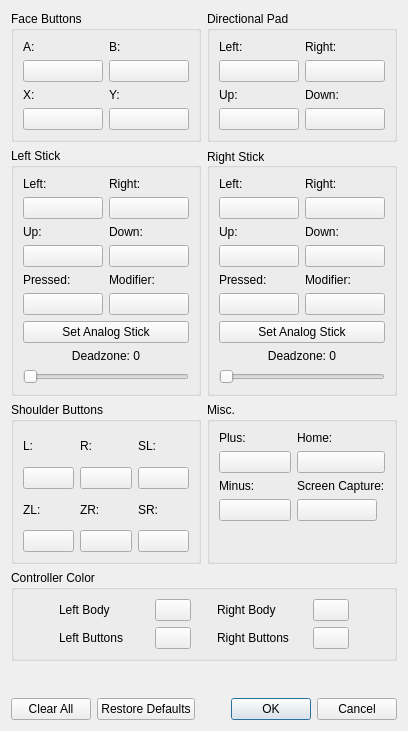
<?xml version="1.0" encoding="UTF-8"?>
<ui version="4.0">
 <class>ConfigureInputPlayer</class>
 <widget class="QDialog" name="ConfigureInputPlayer">
  <property name="geometry">
   <rect>
    <x>0</x>
    <y>0</y>
    <width>408</width>
    <height>731</height>
   </rect>
  </property>
  <property name="windowTitle">
   <string>Configure Input</string>
  </property>
  <layout class="QVBoxLayout" name="verticalLayout_5">
   <item>
    <layout class="QGridLayout" name="buttons">
     <item row="1" column="1">
      <widget class="QGroupBox" name="RStick">
       <property name="title">
        <string>Right Stick</string>
       </property>
       <property name="alignment">
        <set>Qt::AlignLeading|Qt::AlignLeft|Qt::AlignVCenter</set>
       </property>
       <property name="flat">
        <bool>false</bool>
       </property>
       <property name="checkable">
        <bool>false</bool>
       </property>
       <layout class="QGridLayout" name="gridLayout_5">
        <item row="1" column="1">
         <layout class="QVBoxLayout" name="buttonRStickDownVerticalLayout">
          <item>
           <layout class="QHBoxLayout" name="buttonRStickDownHorizontalLayout">
            <item>
             <widget class="QLabel" name="labelRStickDown">
              <property name="text">
               <string>Down:</string>
              </property>
             </widget>
            </item>
           </layout>
          </item>
          <item>
           <widget class="QPushButton" name="buttonRStickDown">
            <property name="text">
             <string/>
            </property>
           </widget>
          </item>
         </layout>
        </item>
        <item row="0" column="1">
         <layout class="QVBoxLayout" name="buttonRStickRightVerticalLayout">
          <item>
           <layout class="QHBoxLayout" name="buttonRStickRightHorizontalLayout">
            <item>
             <widget class="QLabel" name="labelRStickRight">
              <property name="text">
               <string>Right:</string>
              </property>
             </widget>
            </item>
           </layout>
          </item>
          <item>
           <widget class="QPushButton" name="buttonRStickRight">
            <property name="text">
             <string/>
            </property>
           </widget>
          </item>
         </layout>
        </item>
        <item row="3" column="0" colspan="2">
         <widget class="QPushButton" name="buttonRStickAnalog">
          <property name="text">
           <string>Set Analog Stick</string>
          </property>
         </widget>
        </item>
        <item row="0" column="0">
         <layout class="QVBoxLayout" name="buttonRStickLeftVerticalLayout">
          <item>
           <layout class="QHBoxLayout" name="buttonRStickLeftHorizontalLayout">
            <item>
             <widget class="QLabel" name="labelRStickLeft">
              <property name="text">
               <string>Left:</string>
              </property>
             </widget>
            </item>
           </layout>
          </item>
          <item>
           <widget class="QPushButton" name="buttonRStickLeft">
            <property name="text">
             <string/>
            </property>
           </widget>
          </item>
         </layout>
        </item>
        <item row="1" column="0">
         <layout class="QVBoxLayout" name="buttonRStickUpVerticalLayout">
          <item>
           <layout class="QHBoxLayout" name="buttonRStickUpHorizontalLayout">
            <item>
             <widget class="QLabel" name="labelRStickUp">
              <property name="text">
               <string>Up:</string>
              </property>
             </widget>
            </item>
           </layout>
          </item>
          <item>
           <widget class="QPushButton" name="buttonRStickUp">
            <property name="text">
             <string/>
            </property>
           </widget>
          </item>
         </layout>
        </item>
        <item row="2" column="0">
         <layout class="QVBoxLayout" name="buttonRStickPressedVerticalLayout">
          <item>
           <layout class="QHBoxLayout" name="buttonRStickPressedHorizontalLayout">
            <item>
             <widget class="QLabel" name="labelRStickPressed">
              <property name="text">
               <string>Pressed:</string>
              </property>
             </widget>
            </item>
           </layout>
          </item>
          <item>
           <widget class="QPushButton" name="buttonRStick">
            <property name="text">
             <string/>
            </property>
           </widget>
          </item>
         </layout>
        </item>
        <item row="2" column="1">
         <layout class="QVBoxLayout" name="buttonRStickModVerticalLayout">
          <item>
           <layout class="QHBoxLayout" name="buttonRStickModHorizontalLayout">
            <item>
             <widget class="QLabel" name="labelRStickMod">
              <property name="text">
               <string>Modifier:</string>
              </property>
             </widget>
            </item>
           </layout>
          </item>
          <item>
           <widget class="QPushButton" name="buttonRStickMod">
            <property name="text">
             <string/>
            </property>
           </widget>
          </item>
         </layout>
        </item>
        <item row="4" column="0" colspan="2">
         <layout class="QVBoxLayout" name="sliderRStickDeadzoneAndModifierVerticalLayout">
          <item>
           <layout class="QHBoxLayout" name="sliderRStickDeadzoneAndModifierHorizontalLayout">
            <item>
             <widget class="QLabel" name="labelRStickDeadzoneAndModifier">
              <property name="text">
               <string>Deadzone: 0</string>
              </property>
              <property name="alignment">
               <enum>Qt::AlignHCenter</enum>
              </property>
             </widget>
            </item>
           </layout>
          </item>
          <item>
           <widget class="QSlider" name="sliderRStickDeadzoneAndModifier">
            <property name="orientation">
             <enum>Qt::Horizontal</enum>
            </property>
           </widget>
          </item>
         </layout>
        </item>
        <item row="5" column="0">
         <spacer name="RStick_verticalSpacer">
          <property name="orientation">
           <enum>Qt::Vertical</enum>
          </property>
          <property name="sizeHint" stdset="0">
           <size>
            <width>0</width>
            <height>0</height>
           </size>
          </property>
         </spacer>
        </item>
       </layout>
      </widget>
     </item>
     <item row="0" column="1">
      <widget class="QGroupBox" name="Dpad">
       <property name="title">
        <string>Directional Pad</string>
       </property>
       <property name="flat">
        <bool>false</bool>
       </property>
       <property name="checkable">
        <bool>false</bool>
       </property>
       <layout class="QGridLayout" name="gridLayout_2">
        <item row="1" column="0">
         <layout class="QVBoxLayout" name="buttonDpadUpVerticalLayout">
          <item>
           <layout class="QHBoxLayout" name="buttonDpadUpHorizontalLayout">
            <item>
             <widget class="QLabel" name="labelDpadUp">
              <property name="text">
               <string>Up:</string>
              </property>
             </widget>
            </item>
           </layout>
          </item>
          <item>
           <widget class="QPushButton" name="buttonDpadUp">
            <property name="text">
             <string/>
            </property>
           </widget>
          </item>
         </layout>
        </item>
        <item row="1" column="1">
         <layout class="QVBoxLayout" name="buttonDpadDownVerticalLayout">
          <item>
           <layout class="QHBoxLayout" name="buttonDpadDownHorizontalLayout">
            <item>
             <widget class="QLabel" name="labelDpadDown">
              <property name="text">
               <string>Down:</string>
              </property>
             </widget>
            </item>
           </layout>
          </item>
          <item>
           <widget class="QPushButton" name="buttonDpadDown">
            <property name="text">
             <string/>
            </property>
           </widget>
          </item>
         </layout>
        </item>
        <item row="0" column="0">
         <layout class="QVBoxLayout" name="buttonDpadLeftVerticalLayout">
          <item>
           <layout class="QHBoxLayout" name="buttonDpadLeftHorizontalLayout">
            <item>
             <widget class="QLabel" name="labelDpadLeft">
              <property name="minimumSize">
               <size>
                <width>80</width>
                <height>0</height>
               </size>
              </property>
              <property name="text">
               <string>Left:</string>
              </property>
             </widget>
            </item>
           </layout>
          </item>
          <item>
           <widget class="QPushButton" name="buttonDpadLeft">
            <property name="text">
             <string/>
            </property>
           </widget>
          </item>
         </layout>
        </item>
        <item row="0" column="1">
         <layout class="QVBoxLayout" name="buttonDpadRightVerticalLayout">
          <item>
           <layout class="QHBoxLayout" name="buttonDpadRightHorizontalLayout">
            <item>
             <widget class="QLabel" name="labelDpadRight">
              <property name="minimumSize">
               <size>
                <width>80</width>
                <height>0</height>
               </size>
              </property>
              <property name="text">
               <string>Right:</string>
              </property>
             </widget>
            </item>
           </layout>
          </item>
          <item>
           <widget class="QPushButton" name="buttonDpadRight">
            <property name="text">
             <string/>
            </property>
           </widget>
          </item>
         </layout>
        </item>
       </layout>
      </widget>
     </item>
     <item row="0" column="0">
      <widget class="QGroupBox" name="faceButtons">
       <property name="title">
        <string>Face Buttons</string>
       </property>
       <property name="flat">
        <bool>false</bool>
       </property>
       <property name="checkable">
        <bool>false</bool>
       </property>
       <layout class="QGridLayout" name="gridLayout">
        <item row="0" column="0">
         <layout class="QVBoxLayout" name="buttonFaceButtonsAVerticalLayout">
          <item>
           <layout class="QHBoxLayout" name="buttonFaceButtonsAHorizontalLayout">
            <item>
             <widget class="QLabel" name="labelA">
              <property name="minimumSize">
               <size>
                <width>80</width>
                <height>0</height>
               </size>
              </property>
              <property name="text">
               <string>A:</string>
              </property>
             </widget>
            </item>
           </layout>
          </item>
          <item>
           <widget class="QPushButton" name="buttonA">
            <property name="text">
             <string/>
            </property>
           </widget>
          </item>
         </layout>
        </item>
        <item row="0" column="1">
         <layout class="QVBoxLayout" name="buttonFaceButtonsBVerticalLayout">
          <item>
           <layout class="QHBoxLayout" name="buttonFaceButtonsBHorizontalLayout">
            <item>
             <widget class="QLabel" name="labelB">
              <property name="minimumSize">
               <size>
                <width>80</width>
                <height>0</height>
               </size>
              </property>
              <property name="text">
               <string>B:</string>
              </property>
             </widget>
            </item>
           </layout>
          </item>
          <item>
           <widget class="QPushButton" name="buttonB">
            <property name="text">
             <string/>
            </property>
           </widget>
          </item>
         </layout>
        </item>
        <item row="1" column="0">
         <layout class="QVBoxLayout" name="buttonFaceButtonsXVerticalLayout">
          <item>
           <layout class="QHBoxLayout" name="buttonFaceButtonsXHorizontalLayout">
            <item>
             <widget class="QLabel" name="labelX">
              <property name="text">
               <string>X:</string>
              </property>
             </widget>
            </item>
           </layout>
          </item>
          <item>
           <widget class="QPushButton" name="buttonX">
            <property name="text">
             <string/>
            </property>
           </widget>
          </item>
         </layout>
        </item>
        <item row="1" column="1">
         <layout class="QVBoxLayout" name="buttonFaceButtonsYVerticalLayout">
          <item>
           <layout class="QHBoxLayout" name="buttonFaceButtonsYHorizontalLayout">
            <item>
             <widget class="QLabel" name="labelY">
              <property name="text">
               <string>Y:</string>
              </property>
             </widget>
            </item>
           </layout>
          </item>
          <item>
           <widget class="QPushButton" name="buttonY">
            <property name="text">
             <string/>
            </property>
           </widget>
          </item>
         </layout>
        </item>
       </layout>
      </widget>
     </item>
     <item row="5" column="0" colspan="2">
      <widget class="QGroupBox" name="controller_color">
       <property name="title">
        <string>Controller Color</string>
       </property>
       <layout class="QGridLayout" name="gridLayout_10" columnstretch="0,0,0,0,0,0,0">
        <item row="0" column="0">
         <spacer name="horizontalSpacer_2">
          <property name="orientation">
           <enum>Qt::Horizontal</enum>
          </property>
          <property name="sizeHint" stdset="0">
           <size>
            <width>40</width>
            <height>20</height>
           </size>
          </property>
         </spacer>
        </item>
        <item row="0" column="1">
         <widget class="QLabel" name="left_body_label">
          <property name="text">
           <string>Left Body</string>
          </property>
         </widget>
        </item>
        <item row="0" column="6">
         <spacer name="horizontalSpacer_3">
          <property name="orientation">
           <enum>Qt::Horizontal</enum>
          </property>
          <property name="sizeHint" stdset="0">
           <size>
            <width>40</width>
            <height>20</height>
           </size>
          </property>
         </spacer>
        </item>
        <item row="1" column="1">
         <widget class="QLabel" name="left_buttons_label">
          <property name="minimumSize">
           <size>
            <width>90</width>
            <height>0</height>
           </size>
          </property>
          <property name="text">
           <string>Left Buttons</string>
          </property>
         </widget>
        </item>
        <item row="1" column="5">
         <widget class="QPushButton" name="right_buttons_button">
          <property name="sizePolicy">
           <sizepolicy hsizetype="Fixed" vsizetype="Fixed">
            <horstretch>0</horstretch>
            <verstretch>0</verstretch>
           </sizepolicy>
          </property>
          <property name="minimumSize">
           <size>
            <width>32</width>
            <height>0</height>
           </size>
          </property>
          <property name="maximumSize">
           <size>
            <width>40</width>
            <height>16777215</height>
           </size>
          </property>
          <property name="text">
           <string/>
          </property>
         </widget>
        </item>
        <item row="0" column="4">
         <widget class="QLabel" name="right_body_label">
          <property name="text">
           <string>Right Body</string>
          </property>
         </widget>
        </item>
        <item row="1" column="4">
         <widget class="QLabel" name="right_buttons_label">
          <property name="minimumSize">
           <size>
            <width>90</width>
            <height>0</height>
           </size>
          </property>
          <property name="text">
           <string>Right Buttons</string>
          </property>
         </widget>
        </item>
        <item row="1" column="2">
         <widget class="QPushButton" name="left_buttons_button">
          <property name="sizePolicy">
           <sizepolicy hsizetype="Fixed" vsizetype="Fixed">
            <horstretch>0</horstretch>
            <verstretch>0</verstretch>
           </sizepolicy>
          </property>
          <property name="minimumSize">
           <size>
            <width>32</width>
            <height>0</height>
           </size>
          </property>
          <property name="maximumSize">
           <size>
            <width>40</width>
            <height>16777215</height>
           </size>
          </property>
          <property name="text">
           <string/>
          </property>
         </widget>
        </item>
        <item row="0" column="2">
         <widget class="QPushButton" name="left_body_button">
          <property name="sizePolicy">
           <sizepolicy hsizetype="Fixed" vsizetype="Fixed">
            <horstretch>0</horstretch>
            <verstretch>0</verstretch>
           </sizepolicy>
          </property>
          <property name="minimumSize">
           <size>
            <width>32</width>
            <height>0</height>
           </size>
          </property>
          <property name="maximumSize">
           <size>
            <width>40</width>
            <height>16777215</height>
           </size>
          </property>
          <property name="text">
           <string/>
          </property>
         </widget>
        </item>
        <item row="0" column="5">
         <widget class="QPushButton" name="right_body_button">
          <property name="sizePolicy">
           <sizepolicy hsizetype="Fixed" vsizetype="Fixed">
            <horstretch>0</horstretch>
            <verstretch>0</verstretch>
           </sizepolicy>
          </property>
          <property name="minimumSize">
           <size>
            <width>32</width>
            <height>0</height>
           </size>
          </property>
          <property name="maximumSize">
           <size>
            <width>40</width>
            <height>16777215</height>
           </size>
          </property>
          <property name="text">
           <string/>
          </property>
         </widget>
        </item>
        <item row="0" column="3">
         <spacer name="horizontalSpacer_4">
          <property name="orientation">
           <enum>Qt::Horizontal</enum>
          </property>
          <property name="sizeType">
           <enum>QSizePolicy::Fixed</enum>
          </property>
          <property name="sizeHint" stdset="0">
           <size>
            <width>20</width>
            <height>20</height>
           </size>
          </property>
         </spacer>
        </item>
       </layout>
      </widget>
     </item>
     <item row="1" column="0">
      <widget class="QGroupBox" name="LStick">
       <property name="title">
        <string>Left Stick</string>
       </property>
       <property name="flat">
        <bool>false</bool>
       </property>
       <property name="checkable">
        <bool>false</bool>
       </property>
       <layout class="QGridLayout" name="gridLayout_4">
        <item row="1" column="1">
         <layout class="QVBoxLayout" name="buttonLStickUpVerticalLayout">
          <item>
           <layout class="QHBoxLayout" name="buttonLStickUpHorizontalLayout">
            <item>
             <widget class="QLabel" name="labelLStickUp">
              <property name="text">
               <string>Up:</string>
              </property>
             </widget>
            </item>
           </layout>
          </item>
          <item>
           <widget class="QPushButton" name="buttonLStickUp">
            <property name="text">
             <string/>
            </property>
           </widget>
          </item>
         </layout>
        </item>
        <item row="0" column="2">
         <layout class="QVBoxLayout" name="buttonLStickRightVerticalLayout">
          <item>
           <layout class="QHBoxLayout" name="buttonLStickRightHorizontalLayout">
            <item>
             <widget class="QLabel" name="labelLStickRight">
              <property name="text">
               <string>Right:</string>
              </property>
             </widget>
            </item>
           </layout>
          </item>
          <item>
           <widget class="QPushButton" name="buttonLStickRight">
            <property name="text">
             <string/>
            </property>
           </widget>
          </item>
         </layout>
        </item>
        <item row="4" column="1" colspan="2">
         <widget class="QPushButton" name="buttonLStickAnalog">
          <property name="text">
           <string>Set Analog Stick</string>
          </property>
         </widget>
        </item>
        <item row="0" column="1">
         <layout class="QVBoxLayout" name="buttonLStickLeftVerticalLayout">
          <item>
           <layout class="QHBoxLayout" name="buttonLStickLeftHorizontalLayout_2">
            <item>
             <widget class="QLabel" name="labelLStickLeft">
              <property name="text">
               <string>Left:</string>
              </property>
             </widget>
            </item>
           </layout>
          </item>
          <item>
           <widget class="QPushButton" name="buttonLStickLeft">
            <property name="text">
             <string/>
            </property>
           </widget>
          </item>
         </layout>
        </item>
        <item row="1" column="2">
         <layout class="QVBoxLayout" name="buttonLStickDownVerticalLayout">
          <item>
           <layout class="QHBoxLayout" name="buttonLStickDownHorizontalLayout">
            <item>
             <widget class="QLabel" name="labelLStickDown">
              <property name="text">
               <string>Down:</string>
              </property>
             </widget>
            </item>
           </layout>
          </item>
          <item>
           <widget class="QPushButton" name="buttonLStickDown">
            <property name="text">
             <string/>
            </property>
           </widget>
          </item>
         </layout>
        </item>
        <item row="3" column="2">
         <layout class="QVBoxLayout" name="buttonLStickModVerticalLayout">
          <item>
           <layout class="QHBoxLayout" name="buttonLStickModHorizontalLayout">
            <item>
             <widget class="QLabel" name="labelLStickMod">
              <property name="text">
               <string>Modifier:</string>
              </property>
             </widget>
            </item>
           </layout>
          </item>
          <item>
           <widget class="QPushButton" name="buttonLStickMod">
            <property name="text">
             <string/>
            </property>
           </widget>
          </item>
         </layout>
        </item>
        <item row="3" column="1">
         <layout class="QVBoxLayout" name="buttonLStickPressedVerticalLayout" stretch="0,0">
          <item>
           <layout class="QHBoxLayout" name="buttonLStickPressedHorizontalLayout">
            <item>
             <widget class="QLabel" name="labelLStickPressed">
              <property name="text">
               <string>Pressed:</string>
              </property>
             </widget>
            </item>
           </layout>
          </item>
          <item>
           <widget class="QPushButton" name="buttonLStick">
            <property name="text">
             <string/>
            </property>
           </widget>
          </item>
         </layout>
        </item>
        <item row="5" column="1" colspan="2">
         <layout class="QVBoxLayout" name="sliderLStickDeadzoneAndModifierVerticalLayout">
          <property name="sizeConstraint">
           <enum>QLayout::SetDefaultConstraint</enum>
          </property>
          <item>
           <layout class="QHBoxLayout" name="sliderLStickDeadzoneAndModifierHorizontalLayout">
            <item>
             <widget class="QLabel" name="labelLStickDeadzoneAndModifier">
              <property name="text">
               <string>Deadzone: 0</string>
              </property>
              <property name="alignment">
               <enum>Qt::AlignHCenter</enum>
              </property>
             </widget>
            </item>
           </layout>
          </item>
          <item>
           <widget class="QSlider" name="sliderLStickDeadzoneAndModifier">
            <property name="orientation">
             <enum>Qt::Horizontal</enum>
            </property>
           </widget>
          </item>
         </layout>
        </item>
        <item row="6" column="1">
         <spacer name="LStick_verticalSpacer">
          <property name="orientation">
           <enum>Qt::Vertical</enum>
          </property>
          <property name="sizeHint" stdset="0">
           <size>
            <width>0</width>
            <height>0</height>
           </size>
          </property>
         </spacer>
        </item>
       </layout>
      </widget>
     </item>
     <item row="3" column="0">
      <widget class="QGroupBox" name="shoulderButtons">
       <property name="title">
        <string>Shoulder Buttons</string>
       </property>
       <property name="flat">
        <bool>false</bool>
       </property>
       <property name="checkable">
        <bool>false</bool>
       </property>
       <layout class="QGridLayout" name="gridLayout_3">
        <item row="0" column="0">
         <layout class="QVBoxLayout" name="buttonShoulderButtonsLVerticalLayout">
          <item>
           <layout class="QHBoxLayout" name="buttonShoulderButtonsLHorizontalLayout">
            <item>
             <widget class="QLabel" name="labelL">
              <property name="text">
               <string>L:</string>
              </property>
             </widget>
            </item>
           </layout>
          </item>
          <item>
           <widget class="QPushButton" name="buttonL">
            <property name="text">
             <string/>
            </property>
           </widget>
          </item>
         </layout>
        </item>
        <item row="0" column="1">
         <layout class="QVBoxLayout" name="buttonShoulderButtonsRVerticalLayout">
          <item>
           <layout class="QHBoxLayout" name="buttonShoulderButtonsRHorizontalLayout">
            <item>
             <widget class="QLabel" name="labelR">
              <property name="text">
               <string>R:</string>
              </property>
             </widget>
            </item>
           </layout>
          </item>
          <item>
           <widget class="QPushButton" name="buttonR">
            <property name="text">
             <string/>
            </property>
           </widget>
          </item>
         </layout>
        </item>
        <item row="1" column="0">
         <layout class="QVBoxLayout" name="buttonShoulderButtonsZLVerticalLayout">
          <item>
           <layout class="QHBoxLayout" name="buttonShoulderButtonsZLHorizontalLayout">
            <item>
             <widget class="QLabel" name="labelZL">
              <property name="text">
               <string>ZL:</string>
              </property>
             </widget>
            </item>
           </layout>
          </item>
          <item>
           <widget class="QPushButton" name="buttonZL">
            <property name="text">
             <string/>
            </property>
           </widget>
          </item>
         </layout>
        </item>
        <item row="1" column="1">
         <layout class="QVBoxLayout" name="buttonShoulderButtonsZRVerticalLayout">
          <item>
           <layout class="QHBoxLayout" name="buttonShoulderButtonsZRHorizontalLayout">
            <item>
             <widget class="QLabel" name="labelZR">
              <property name="text">
               <string>ZR:</string>
              </property>
             </widget>
            </item>
           </layout>
          </item>
          <item>
           <widget class="QPushButton" name="buttonZR">
            <property name="text">
             <string/>
            </property>
           </widget>
          </item>
         </layout>
        </item>
        <item row="0" column="2">
         <layout class="QVBoxLayout" name="buttonShoulderButtonsSLVerticalLayout">
          <item>
           <layout class="QHBoxLayout" name="buttonShoulderButtonsSLHorizontalLayout">
            <item>
             <widget class="QLabel" name="labelSL">
              <property name="text">
               <string>SL:</string>
              </property>
             </widget>
            </item>
           </layout>
          </item>
          <item>
           <widget class="QPushButton" name="buttonSL">
            <property name="text">
             <string/>
            </property>
           </widget>
          </item>
         </layout>
        </item>
        <item row="1" column="2">
         <layout class="QVBoxLayout" name="buttonShoulderButtonsSRVerticalLayout">
          <item>
           <layout class="QHBoxLayout" name="buttonShoulderButtonsSRHorizontalLayout">
            <item>
             <widget class="QLabel" name="labelSR">
              <property name="text">
               <string>SR:</string>
              </property>
             </widget>
            </item>
           </layout>
          </item>
          <item>
           <widget class="QPushButton" name="buttonSR">
            <property name="text">
             <string/>
            </property>
           </widget>
          </item>
         </layout>
        </item>
       </layout>
      </widget>
     </item>
     <item row="3" column="1">
      <widget class="QGroupBox" name="misc">
       <property name="title">
        <string>Misc.</string>
       </property>
       <property name="flat">
        <bool>false</bool>
       </property>
       <property name="checkable">
        <bool>false</bool>
       </property>
       <layout class="QGridLayout" name="gridLayout_6">
        <item row="1" column="0">
         <layout class="QVBoxLayout" name="buttonMiscMinusVerticalLayout">
          <item>
           <layout class="QHBoxLayout" name="buttonMiscMinusHorizontalLayout">
            <item>
             <widget class="QLabel" name="labelMinus">
              <property name="text">
               <string>Minus:</string>
              </property>
             </widget>
            </item>
           </layout>
          </item>
          <item>
           <widget class="QPushButton" name="buttonMinus">
            <property name="text">
             <string/>
            </property>
           </widget>
          </item>
         </layout>
        </item>
        <item row="3" column="1">
         <spacer name="verticalSpacer_2">
          <property name="orientation">
           <enum>Qt::Vertical</enum>
          </property>
          <property name="sizeHint" stdset="0">
           <size>
            <width>20</width>
            <height>40</height>
           </size>
          </property>
         </spacer>
        </item>
        <item row="0" column="0">
         <layout class="QVBoxLayout" name="buttonMiscPlusVerticalLayout">
          <item>
           <layout class="QHBoxLayout" name="buttonMiscPlusHorizontalLayout">
            <item>
             <widget class="QLabel" name="labelPlus">
              <property name="text">
               <string>Plus:</string>
              </property>
             </widget>
            </item>
           </layout>
          </item>
          <item>
           <widget class="QPushButton" name="buttonPlus">
            <property name="text">
             <string/>
            </property>
           </widget>
          </item>
         </layout>
        </item>
        <item row="0" column="1">
         <layout class="QVBoxLayout" name="buttonMiscHomeVerticalLayout">
          <item>
           <layout class="QHBoxLayout" name="buttonMiscHomeHorizontalLayout">
            <item>
             <widget class="QLabel" name="labelHome">
              <property name="text">
               <string>Home:</string>
              </property>
             </widget>
            </item>
           </layout>
          </item>
          <item>
           <widget class="QPushButton" name="buttonHome">
            <property name="text">
             <string/>
            </property>
           </widget>
          </item>
         </layout>
        </item>
        <item row="1" column="1">
         <layout class="QVBoxLayout" name="buttonMiscScrCapVerticalLayout">
          <item>
           <layout class="QHBoxLayout" name="buttonMiscScrCapHorizontalLayout">
            <item>
             <widget class="QLabel" name="labelScreenshot">
              <property name="text">
               <string>Screen Capture:</string>
              </property>
              <property name="wordWrap">
               <bool>false</bool>
              </property>
             </widget>
            </item>
           </layout>
          </item>
          <item>
           <widget class="QPushButton" name="buttonScreenshot">
            <property name="sizePolicy">
             <sizepolicy hsizetype="Fixed" vsizetype="Fixed">
              <horstretch>0</horstretch>
              <verstretch>0</verstretch>
             </sizepolicy>
            </property>
            <property name="maximumSize">
             <size>
              <width>80</width>
              <height>16777215</height>
             </size>
            </property>
            <property name="text">
             <string/>
            </property>
           </widget>
          </item>
         </layout>
        </item>
       </layout>
      </widget>
     </item>
    </layout>
   </item>
   <item>
    <spacer name="verticalSpacer">
     <property name="orientation">
      <enum>Qt::Vertical</enum>
     </property>
     <property name="sizeHint" stdset="0">
      <size>
       <width>20</width>
       <height>40</height>
      </size>
     </property>
    </spacer>
   </item>
   <item>
    <layout class="QHBoxLayout" name="horizontalLayout"/>
   </item>
   <item>
    <layout class="QHBoxLayout" name="horizontalLayout_2">
     <item>
      <widget class="QPushButton" name="buttonClearAll">
       <property name="sizePolicy">
        <sizepolicy hsizetype="Minimum" vsizetype="Fixed">
         <horstretch>0</horstretch>
         <verstretch>0</verstretch>
        </sizepolicy>
       </property>
       <property name="sizeIncrement">
        <size>
         <width>0</width>
         <height>0</height>
        </size>
       </property>
       <property name="baseSize">
        <size>
         <width>0</width>
         <height>0</height>
        </size>
       </property>
       <property name="layoutDirection">
        <enum>Qt::LeftToRight</enum>
       </property>
       <property name="text">
        <string>Clear All</string>
       </property>
      </widget>
     </item>
     <item>
      <widget class="QPushButton" name="buttonRestoreDefaults">
       <property name="sizePolicy">
        <sizepolicy hsizetype="Minimum" vsizetype="Fixed">
         <horstretch>0</horstretch>
         <verstretch>0</verstretch>
        </sizepolicy>
       </property>
       <property name="sizeIncrement">
        <size>
         <width>0</width>
         <height>0</height>
        </size>
       </property>
       <property name="baseSize">
        <size>
         <width>0</width>
         <height>0</height>
        </size>
       </property>
       <property name="layoutDirection">
        <enum>Qt::LeftToRight</enum>
       </property>
       <property name="text">
        <string>Restore Defaults</string>
       </property>
      </widget>
     </item>
     <item>
      <spacer name="horizontalSpacer">
       <property name="orientation">
        <enum>Qt::Horizontal</enum>
       </property>
       <property name="sizeHint" stdset="0">
        <size>
         <width>40</width>
         <height>20</height>
        </size>
       </property>
      </spacer>
     </item>
     <item>
      <widget class="QDialogButtonBox" name="buttonBox">
       <property name="standardButtons">
        <set>QDialogButtonBox::Cancel|QDialogButtonBox::Ok</set>
       </property>
      </widget>
     </item>
    </layout>
   </item>
  </layout>
 </widget>
 <resources/>
 <connections>
  <connection>
   <sender>buttonBox</sender>
   <signal>accepted()</signal>
   <receiver>ConfigureInputPlayer</receiver>
   <slot>accept()</slot>
   <hints>
    <hint type="sourcelabel">
     <x>371</x>
     <y>730</y>
    </hint>
    <hint type="destinationlabel">
     <x>229</x>
     <y>375</y>
    </hint>
   </hints>
  </connection>
  <connection>
   <sender>buttonBox</sender>
   <signal>rejected()</signal>
   <receiver>ConfigureInputPlayer</receiver>
   <slot>reject()</slot>
   <hints>
    <hint type="sourcelabel">
     <x>371</x>
     <y>730</y>
    </hint>
    <hint type="destinationlabel">
     <x>229</x>
     <y>375</y>
    </hint>
   </hints>
  </connection>
 </connections>
</ui>
